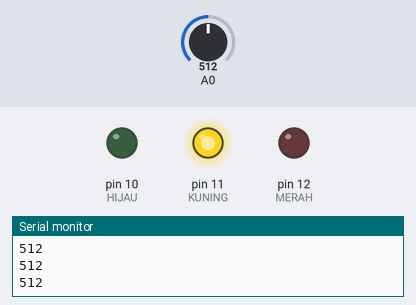
Bench run of a sketch on a simulated Arduino Uno, built with avr-gcc and run on an emulated ATmega328P. On the bench: output pins drawn as LEDs (lit = HIGH), the last lines printed to the serial monitor. Inputs (shaded band) come from the test bench; at power-on: A0 = 512.

Above: at 1.2 s.
1.3 s: A0 set to 685
2.8 s: A0 set to 710
At 4.0 s:
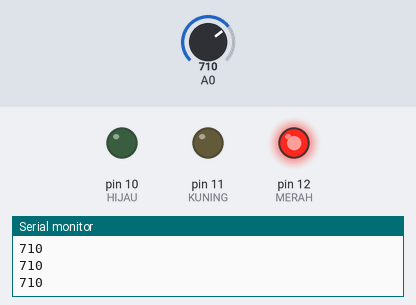
4.3 s: A0 set to 290
At 5.3 s:
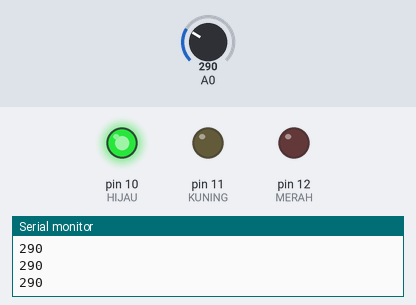
5.8 s: A0 set to 309
At 6.5 s:
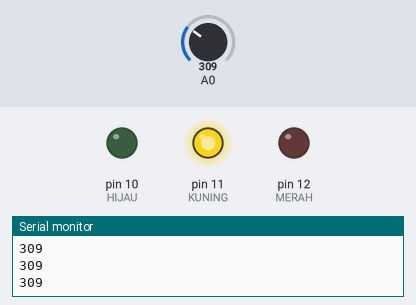
7.3 s: A0 set to 122
At 7.6 s:
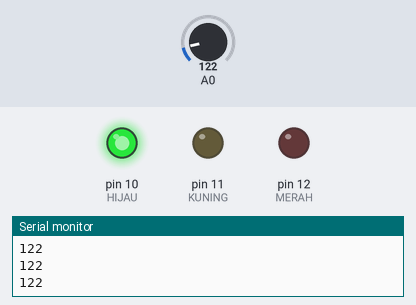
Timing chart, 0 to 9.8 s (numbered marks = the images above; inputs shaded):
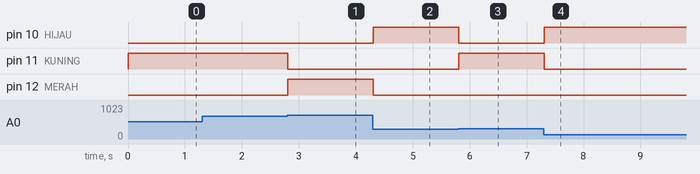

The sketch:

POTENSIO_LEDBANGJO_3KONDISI.ino
```cpp
int val = 0;
#define MERAH 12
#define KUNING 11
#define HIJAU 10

void setup()
{
 Serial.begin(9600);
 pinMode(MERAH, OUTPUT);
 pinMode(KUNING, OUTPUT);
 pinMode(HIJAU, OUTPUT);
}

void loop()
{
  val = analogRead(A0);
  Serial.println(val);


  if(val < 300){
   digitalWrite(MERAH, LOW);
   digitalWrite(KUNING, LOW);
   digitalWrite(HIJAU, HIGH);
  }
  else if(val > 300 && val < 700){
   digitalWrite(MERAH, LOW);
   digitalWrite(KUNING, HIGH);
   digitalWrite(HIJAU, LOW);
  }
 else if(val > 700){
   digitalWrite(MERAH, HIGH);
   digitalWrite(KUNING, LOW);
   digitalWrite(HIJAU, LOW);
  }
}
```

Measured:
- the behaviour switches between 700 and 701 on A0 (found by bisection; images 0 and 1)
- the behaviour switches between 300 and 301 on A0 (found by bisection; images 2 and 3)
- after the input at 2.8 s, pin 11 (KUNING): HIGH → LOW at once; pin 12 (MERAH): LOW → HIGH at once
- after the input at 4.3 s, pin 10 (HIJAU): LOW → HIGH at once; pin 12 (MERAH): HIGH → LOW at once
- after the input at 5.8 s, pin 10 (HIJAU): HIGH → LOW at once; pin 11 (KUNING): LOW → HIGH at once
- after the input at 7.3 s, pin 10 (HIJAU): LOW → HIGH at once; pin 11 (KUNING): HIGH → LOW at once
